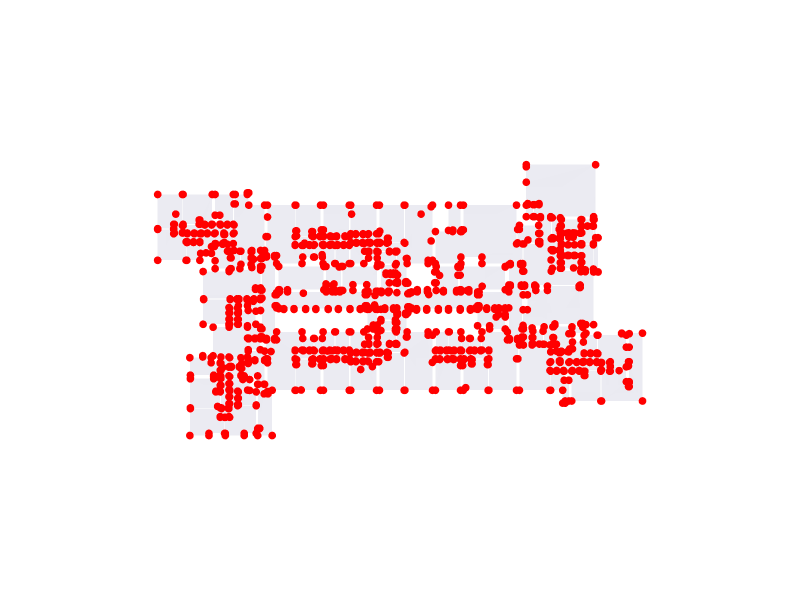

The notebook cell saved with this chart:
### Markdown cell above
## 10. Derive and store the graph vertices and isovist vertices

> You can run automatic viewpoints (face centroids) OR manual viewpoints.
> Manual options:
> 1) Enter model coordinates directly as `(x, y)`.
> 2) Enter pixel coordinates from your red-dot image and map them to model space.

### Code cell
g_verts = Graph.Vertices(analysis_graph)

# ------------------------------
# MANUAL VIEWPOINT CONFIGURATION
# ------------------------------
USE_MANUAL_VIEWPOINTS = True

# Option A: direct model-space coordinates (x, y)
MANUAL_ISOVIST_POINTS_XY = [
    # Example: (120.0, 85.0),
    # Example: (95.0, 140.0),
]

# Option B: pixel coordinates from your red-dot image (px, py)
# Loaded from your shared marked image (approximate centers of red dots).
MANUAL_ISOVIST_PIXELS = [
    (257, 70),
    (229, 95),
    (92, 118),
    (186, 150),
    (229, 172),
    (123, 177),
    (122, 290),
    (182, 295),
    (227, 293),
    (92, 447),
    (170, 462),
    (230, 446),
    (258, 503),
    (100, 520),
]
IMAGE_SIZE_PX = (406, 611)  # (width_px, height_px) of your marked image
IMAGE_Y_AXIS_DOWN = True       # True for normal image coordinates (origin at top-left)

# Auto-augment manual points so they cover most of the floor plan.
AUTO_AUGMENT_MANUAL_POINTS = True
TARGET_MANUAL_POINT_COUNT = 40

def _as_bool(x):
    if isinstance(x, list):
        return any(bool(v) for v in x)
    return bool(x)

def _pixels_to_model(px, py, xmin, xmax, ymin, ymax, image_w, image_h, y_axis_down=True):
    if image_w <= 0 or image_h <= 0:
        raise ValueError("IMAGE_SIZE_PX must be positive.")
    u = max(0.0, min(1.0, px / image_w))
    v = max(0.0, min(1.0, py / image_h))
    x = xmin + u * (xmax - xmin)
    if y_axis_down:
        y = ymax - v * (ymax - ymin)
    else:
        y = ymin + v * (ymax - ymin)
    return (x, y)

# Build (host_face, centroid) pairs so each isovist starts from its parent face.
face_centroid_pairs = []
for f in faces:
    if not f:
        continue
    c = Topology.Centroid(f)
    if c:
        face_centroid_pairs.append((f, c))

# Build gallery face list for inside checks and host assignment in manual mode.
gallery_type = Topology.TypeAsString(gallery) if gallery else None
if gallery_type == "Face":
    gallery_faces = [gallery]
else:
    gallery_faces = [f for f in (Topology.Faces(gallery) or []) if f]

if not gallery_faces:
    raise ValueError("No valid gallery faces found.")

def _inside_any_gallery_face(v):
    for gf in gallery_faces:
        if _as_bool(Vertex.IsInternal2D(v, gf)):
            return True
    return False

def _nearest_host_face(v, candidate_faces):
    best_face = None
    best_d2 = None
    vx, vy = Vertex.X(v), Vertex.Y(v)
    for f in candidate_faces:
        c = Topology.Centroid(f)
        if not c:
            continue
        dx = vx - Vertex.X(c)
        dy = vy - Vertex.Y(c)
        d2 = dx * dx + dy * dy
        if best_d2 is None or d2 < best_d2:
            best_d2 = d2
            best_face = f
    return best_face

manual_vertices = []
if USE_MANUAL_VIEWPOINTS:
    # A) direct model XY points
    for x, y in MANUAL_ISOVIST_POINTS_XY:
        v = Vertex.ByCoordinates(x, y, 0.0)
        if _inside_any_gallery_face(v):
            manual_vertices.append(v)

    # B) image pixel points -> model XY points
    if MANUAL_ISOVIST_PIXELS:
        b_r_local = Wire.BoundingRectangle(gallery)
        d_local = Topology.Dictionary(b_r_local)
        xmin_local = Dictionary.ValueAtKey(d_local, "xmin")
        xmax_local = Dictionary.ValueAtKey(d_local, "xmax")
        ymin_local = Dictionary.ValueAtKey(d_local, "ymin")
        ymax_local = Dictionary.ValueAtKey(d_local, "ymax")
        img_w, img_h = IMAGE_SIZE_PX

        for px, py in MANUAL_ISOVIST_PIXELS:
            mx, my = _pixels_to_model(
                px, py, xmin_local, xmax_local, ymin_local, ymax_local, img_w, img_h, IMAGE_Y_AXIS_DOWN
            )
            v = Vertex.ByCoordinates(mx, my, 0.0)
            if _inside_any_gallery_face(v):
                manual_vertices.append(v)

if USE_MANUAL_VIEWPOINTS and manual_vertices:
    # Deduplicate manual points by rounded XY
    seen = set()
    unique_manual = []
    for v in manual_vertices:
        key = (round(Vertex.X(v), 6), round(Vertex.Y(v), 6))
        if key not in seen:
            seen.add(key)
            unique_manual.append(v)
    manual_vertices = unique_manual

    # Auto-augment with distributed face centroids for broader floor coverage.
    if AUTO_AUGMENT_MANUAL_POINTS and len(manual_vertices) < TARGET_MANUAL_POINT_COUNT:
        needed = TARGET_MANUAL_POINT_COUNT - len(manual_vertices)
        centroid_candidates = [p[1] for p in face_centroid_pairs if p[1] is not None]
        stride = max(1, len(centroid_candidates) // max(1, needed))
        added = 0
        for cv in centroid_candidates[::stride]:
            key = (round(Vertex.X(cv), 6), round(Vertex.Y(cv), 6))
            if key in seen:
                continue
            if not _inside_any_gallery_face(cv):
                continue
            seen.add(key)
            manual_vertices.append(cv)
            added += 1
            if len(manual_vertices) >= TARGET_MANUAL_POINT_COUNT:
                break
        print(f"Manual point augmentation added: {added}")

    iso_verts = manual_vertices
    iso_host_faces = [_nearest_host_face(v, faces) for v in iso_verts]
    print(f"Using manual viewpoints: {len(iso_verts)}")
else:
    # Runtime profile for automatic centroid sampling
    VIEWPOINT_CAP_BY_PRESET = {"fast": 220, "balanced": 360, "high": 600}
    MAX_ISOVIST_VIEWPOINTS = VIEWPOINT_CAP_BY_PRESET.get(PERFORMANCE_PRESET, 360)

    if len(face_centroid_pairs) > MAX_ISOVIST_VIEWPOINTS:
        step = max(1, len(face_centroid_pairs) // MAX_ISOVIST_VIEWPOINTS)
        sampled_pairs = face_centroid_pairs[::step][:MAX_ISOVIST_VIEWPOINTS]
        print(
            f"Isovist viewpoints reduced from {len(face_centroid_pairs)} to {len(sampled_pairs)} "
            f"using '{PERFORMANCE_PRESET}' preset."
        )
    else:
        sampled_pairs = face_centroid_pairs
        print(f"Using all {len(sampled_pairs)} isovist viewpoints.")

    iso_host_faces = [p[0] for p in sampled_pairs]
    iso_verts = [p[1] for p in sampled_pairs]

# --- Visualize the isovist viewpoints over the floor plan ---
viewpoint_cluster = Cluster.ByTopologies(iso_verts) if iso_verts else None
Topology.Show(gallery, viewpoint_cluster,
              camera=[0, 0, 6],
              faceColor=[225, 225, 235],
              faceOpacity=0.7,
              showEdges=False,
              showVertices=True,
              vertexColor="red",
              vertexSize=9,
              backgroundColor="white",
              width=800,
              height=600,
              renderer=renderer)

### Figure 1 — Plotly figure (JSON) as saved in the notebook; plotly's stock layout.template omitted (floating-point values rounded to 4 significant figures; data arrays with more than 128 entries replaced by an {"elided": "..."} marker saying what was removed)
{"data": [{"customdata": {"elided": "1282 str values"}, "hoverinfo": "text", "hovertemplate": {"elided": "1282 str values"}, "hovertext": {"elided": "1282 str values"}, "legendgroup": "1", "legendrank": 1, "marker": {"color": {"elided": "1282 str values"}, "line": {"width": 0}, "opacity": 1, "size": {"elided": "1282 int values"}, "sizemode": "diameter", "symbol": "circle"}, "mode": "markers", "name": "1: Untitled (Vertices)", "showlegend": false, "text": {"elided": "1282 str values"}, "textfont": {"size": 5}, "type": "scatter3d", "x": {"elided": "1282 float values"}, "y": {"elided": "1282 float values"}, "z": {"elided": "1282 int values"}}, {"cmax": 1, "cmin": 0, "color": "#E1E1EB", "colorscale": [[0, "#440154"], [0.1111, "#482878"], [0.2222, "#3e4989"], [0.3333, "#31688e"], [0.4444, "#26828e"], [0.5556, "#1f9e89"], [0.6667, "#35b779"], [0.7778, "#6ece58"], [0.8889, "#b5de2b"], [1, "#fde725"]], "flatshading": true, "hoverinfo": "text", "hovertext": "", "i": {"elided": "1306 int values"}, "j": {"elided": "1306 int values"}, "k": {"elided": "1306 int values"}, "legendgroup": "3", "legendrank": 3, "lighting": {"facenormalsepsilon": 0}, "name": "1: Untitled (Faces)", "opacity": 0.7, "showlegend": false, "showscale": false, "text": "", "type": "mesh3d", "x": {"elided": "1282 float values"}, "y": {"elided": "1282 float values"}, "z": {"elided": "1282 int values"}}, {"customdata": ["", "", "", "", "", "", "", "", "", "", "", "", "", "", "", "", "", "", "", "", "", "", "", "", "", "", "", "", "", "", "", "", "", "", "", "", "", "", "", ""], "hoverinfo": "text", "hovertemplate": ["Click ", "Click ", "Click ", "Click ", "Click ", "Click ", "Click ", "Click ", "Click ", "Click ", "Click ", "Click ", "Click ", "Click ", "Click ", "Click ", "Click ", "Click ", "Click ", "Click ", "Click ", "Click ", "Click ", "Click ", "Click ", "Click ", "Click ", "Click ", "Click ", "Click ", "Click ", "Click ", "Click ", "Click ", "Click ", "Click ", "Click ", "Click ", "Click ", "Click "], "hovertext": ["", "", "", "", "", "", "", "", "", "", "", "", "", "", "", "", "", "", "", "", "", "", "", "", "", "", "", "", "", "", "", "", "", "", "", "", "", "", "", ""], "legendgroup": "4", "legendrank": 4, "marker": {"color": ["#FF0000", "#FF0000", "#FF0000", "#FF0000", "#FF0000", "#FF0000", "#FF0000", "#FF0000", "#FF0000", "#FF0000", "#FF0000", "#FF0000", "#FF0000", "#FF0000", "#FF0000", "#FF0000", "#FF0000", "#FF0000", "#FF0000", "#FF0000", "#FF0000", "#FF0000", "#FF0000", "#FF0000", "#FF0000", "#FF0000", "#FF0000", "#FF0000", "#FF0000", "#FF0000", "#FF0000", "#FF0000", "#FF0000", "#FF0000", "#FF0000", "#FF0000", "#FF0000", "#FF0000", "#FF0000", "#FF0000"], "line": {"width": 0}, "opacity": 1, "size": [9, 9, 9, 9, 9, 9, 9, 9, 9, 9, 9, 9, 9, 9, 9, 9, 9, 9, 9, 9, 9, 9, 9, 9, 9, 9, 9, 9, 9, 9, 9, 9, 9, 9, 9, 9, 9, 9, 9, 9], "sizemode": "diameter", "symbol": "circle"}, "mode": "markers", "name": "2: Untitled (Vertices)", "showlegend": false, "text": ["", "", "", "", "", "", "", "", "", "", "", "", "", "", "", "", "", "", "", "", "", "", "", "", "", "", "", "", "", "", "", "", "", "", "", "", "", "", "", ""], "textfont": {"size": 5}, "type": "scatter3d", "x": [83.98, 61.48, 76.92, 83.98, 66.57, 66.41, 76.26, 83.65, 61.48, 74.29, 84.15, 88.74, 55.33, 54.61, 58.74, 61.96, 69.74, 59.56, 66.11, 76.2, 71.34, 68.99, 79.36, 75.9, 53.02, 48.86, 85.14, 88.91, 91.0, 82.6, 73.04, 94.16, 98.86, 100.5, 97.3, 101.6, 102.7, 86.98, 103.6, 109.8], "y": [12.63, 11.23, 9.279, 7.938, 7.633, 0.7449, 0.4401, 0.562, -8.826, -9.74, -8.765, -12.24, -9.477, -14.82, -12.57, -7.27, -7.207, 5.411, -12.56, -0.8607, 4.352, 6.052, 3.268, -9.353, 6.302, 11.63, 3.192, 1.113, 1.702, 11.63, 11.63, 4.352, -6.248, 5.327, 8.077, 9.527, -7.273, 9.441, 4.227, -9.898], "z": [0, 0, 0, 0, 0, 0, 0, 0, 0, 0, 0, 0, 0, 0, 0, 0, 0, 0, 0, 0, 0, 0, 0, 0, 0, 0, 0, 0, 0, 0, 0, 0, 0, 0, 0, 0, 0, 0, 0, 0]}], "layout": {"autosize": true, "height": 600, "margin": {"b": 40, "l": 40, "r": 40, "t": 40}, "paper_bgcolor": "#FFFFFF", "plot_bgcolor": "#FFFFFF", "scene": {"aspectmode": "data", "camera": {"center": {"x": 0, "y": 0, "z": 0}, "eye": {"x": 0, "y": 0, "z": 6}, "projection": {"type": "perspective"}, "up": {"x": 0, "y": 1, "z": 0}}, "xaxis": {"visible": false}, "yaxis": {"visible": false}, "zaxis": {"visible": false}}, "showlegend": true, "width": 800, "xaxis": {"showgrid": false, "visible": false, "zeroline": false}, "yaxis": {"showgrid": false, "visible": false, "zeroline": false}}}
